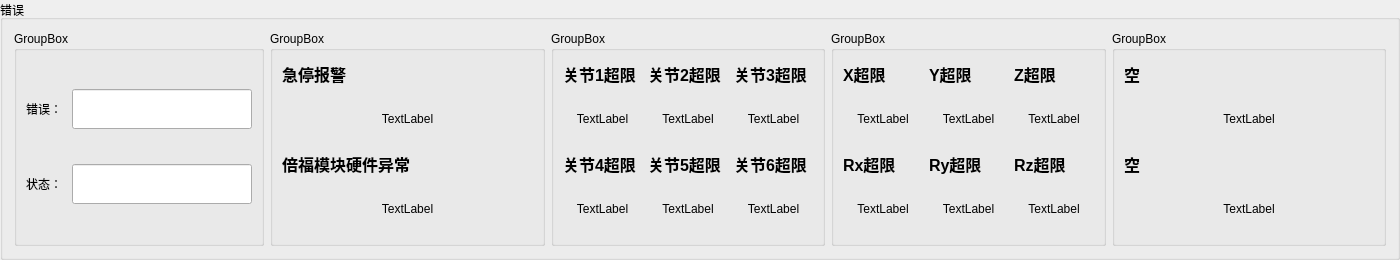
                <widget class="QGroupBox" name="groupBox_21">
                 <property name="minimumSize">
                  <size>
                   <width>1400</width>
                   <height>260</height>
                  </size>
                 </property>
                 <property name="title">
                  <string>错误</string>
                 </property>
                 <layout class="QGridLayout" name="gridLayout_25">
                  <item row="0" column="0">
                   <layout class="QHBoxLayout" name="horizontalLayout_2">
                    <item>
                     <widget class="QGroupBox" name="groupBox_29">
                      <property name="maximumSize">
                       <size>
                        <width>250</width>
                        <height>16777215</height>
                       </size>
                      </property>
                      <property name="title">
                       <string>GroupBox</string>
                      </property>
                      <layout class="QGridLayout" name="gridLayout_45">
                       <item row="0" column="0">
                        <widget class="QLabel" name="label_24">
                         <property name="minimumSize">
                          <size>
                           <width>0</width>
                           <height>0</height>
                          </size>
                         </property>
                         <property name="maximumSize">
                          <size>
                           <width>50</width>
                           <height>16777215</height>
                          </size>
                         </property>
                         <property name="text">
                          <string>错误：</string>
                         </property>
                        </widget>
                       </item>
                       <item row="0" column="1">
                        <widget class="QLineEdit" name="Total_Error">
                         <property name="minimumSize">
                          <size>
                           <width>0</width>
                           <height>40</height>
                          </size>
                         </property>
                         <property name="sizeIncrement">
                          <size>
                           <width>0</width>
                           <height>0</height>
                          </size>
                         </property>
                        </widget>
                       </item>
                       <item row="1" column="0">
                        <widget class="QLabel" name="label_23">
                         <property name="minimumSize">
                          <size>
                           <width>40</width>
                           <height>25</height>
                          </size>
                         </property>
                         <property name="maximumSize">
                          <size>
                           <width>50</width>
                           <height>16777215</height>
                          </size>
                         </property>
                         <property name="text">
                          <string>状态：</string>
                         </property>
                        </widget>
                       </item>
                       <item row="1" column="1">
                        <widget class="QLineEdit" name="Total_Status">
                         <property name="enabled">
                          <bool>true</bool>
                         </property>
                         <property name="minimumSize">
                          <size>
                           <width>0</width>
                           <height>40</height>
                          </size>
                         </property>
                        </widget>
                       </item>
                      </layout>
                     </widget>
                    </item>
                    <item>
                     <widget class="QGroupBox" name="groupBox_18">
                      <property name="title">
                       <string>GroupBox</string>
                      </property>
                      <layout class="QGridLayout" name="gridLayout_41">
                       <item row="0" column="0">
                        <layout class="QVBoxLayout" name="verticalLayout_17">
                         <item>
                          <widget class="QLabel" name="label_48">
                           <property name="font">
                            <font>
                             <family>Arial</family>
                             <pointsize>-1</pointsize>
                             <weight>75</weight>
                             <italic>false</italic>
                             <bold>true</bold>
                            </font>
                           </property>
                           <property name="styleSheet">
                            <string notr="true">QLabel { font: bold 16px; qproperty-alignment: 'AlignCenter'; }</string>
                           </property>
                           <property name="text">
                            <string>急停报警</string>
                           </property>
                          </widget>
                         </item>
                         <item>
                          <widget class="QLabel" name="label3_er_1">
                           <property name="minimumSize">
                            <size>
                             <width>50</width>
                             <height>50</height>
                            </size>
                           </property>
                           <property name="midLineWidth">
                            <number>0</number>
                           </property>
                           <property name="text">
                            <string>TextLabel</string>
                           </property>
                           <property name="alignment">
                            <set>Qt::AlignCenter</set>
                           </property>
                          </widget>
                         </item>
                        </layout>
                       </item>
                       <item row="1" column="0">
                        <layout class="QVBoxLayout" name="verticalLayout_18">
                         <item>
                          <widget class="QLabel" name="label_49">
                           <property name="font">
                            <font>
                             <family>Arial</family>
                             <pointsize>-1</pointsize>
                             <weight>75</weight>
                             <italic>false</italic>
                             <bold>true</bold>
                            </font>
                           </property>
                           <property name="styleSheet">
                            <string notr="true">QLabel { font: bold 16px; qproperty-alignment: 'AlignCenter'; }</string>
                           </property>
                           <property name="text">
                            <string>倍福模块硬件异常</string>
                           </property>
                          </widget>
                         </item>
                         <item>
                          <widget class="QLabel" name="label3_er_2">
                           <property name="minimumSize">
                            <size>
                             <width>50</width>
                             <height>50</height>
                            </size>
                           </property>
                           <property name="layoutDirection">
                            <enum>Qt::LeftToRight</enum>
                           </property>
                           <property name="text">
                            <string>TextLabel</string>
                           </property>
                           <property name="alignment">
                            <set>Qt::AlignCenter</set>
                           </property>
                          </widget>
                         </item>
                        </layout>
                       </item>
                      </layout>
                     </widget>
                    </item>
                    <item>
                     <widget class="QGroupBox" name="groupBox_22">
                      <property name="title">
                       <string>GroupBox</string>
                      </property>
                      <layout class="QGridLayout" name="gridLayout_42">
                       <item row="0" column="0">
                        <layout class="QVBoxLayout" name="verticalLayout_11">
                         <item>
                          <widget class="QLabel" name="label_51">
                           <property name="font">
                            <font>
                             <family>Arial</family>
                             <pointsize>-1</pointsize>
                             <weight>75</weight>
                             <italic>false</italic>
                             <bold>true</bold>
                            </font>
                           </property>
                           <property name="styleSheet">
                            <string notr="true">QLabel { font: bold 16px; qproperty-alignment: 'AlignCenter'; }</string>
                           </property>
                           <property name="text">
                            <string>关节1超限</string>
                           </property>
                          </widget>
                         </item>
                         <item>
                          <widget class="QLabel" name="label3_er_3">
                           <property name="minimumSize">
                            <size>
                             <width>50</width>
                             <height>50</height>
                            </size>
                           </property>
                           <property name="text">
                            <string>TextLabel</string>
                           </property>
                           <property name="alignment">
                            <set>Qt::AlignCenter</set>
                           </property>
                          </widget>
                         </item>
                        </layout>
                       </item>
                       <item row="0" column="1">
                        <layout class="QVBoxLayout" name="verticalLayout_12">
                         <item>
                          <widget class="QLabel" name="label_50">
                           <property name="font">
                            <font>
                             <family>Arial</family>
                             <pointsize>-1</pointsize>
                             <weight>75</weight>
                             <italic>false</italic>
                             <bold>true</bold>
                            </font>
                           </property>
                           <property name="styleSheet">
                            <string notr="true">QLabel { font: bold 16px; qproperty-alignment: 'AlignCenter'; }</string>
                           </property>
                           <property name="text">
                            <string>关节2超限</string>
                           </property>
                          </widget>
                         </item>
                         <item>
                          <widget class="QLabel" name="label3_er_4">
                           <property name="minimumSize">
                            <size>
                             <width>50</width>
                             <height>50</height>
                            </size>
                           </property>
                           <property name="text">
                            <string>TextLabel</string>
                           </property>
                           <property name="alignment">
                            <set>Qt::AlignCenter</set>
                           </property>
                          </widget>
                         </item>
                        </layout>
                       </item>
                       <item row="0" column="2">
                        <layout class="QVBoxLayout" name="verticalLayout_13">
                         <item>
                          <widget class="QLabel" name="label_52">
                           <property name="font">
                            <font>
                             <family>Arial</family>
                             <pointsize>-1</pointsize>
                             <weight>75</weight>
                             <italic>false</italic>
                             <bold>true</bold>
                            </font>
                           </property>
                           <property name="styleSheet">
                            <string notr="true">QLabel { font: bold 16px; qproperty-alignment: 'AlignCenter'; }</string>
                           </property>
                           <property name="text">
                            <string>关节3超限</string>
                           </property>
                          </widget>
                         </item>
                         <item>
                          <widget class="QLabel" name="label3_er_5">
                           <property name="minimumSize">
                            <size>
                             <width>50</width>
                             <height>50</height>
                            </size>
                           </property>
                           <property name="text">
                            <string>TextLabel</string>
                           </property>
                           <property name="alignment">
                            <set>Qt::AlignCenter</set>
                           </property>
                          </widget>
                         </item>
                        </layout>
                       </item>
                       <item row="1" column="0">
                        <layout class="QVBoxLayout" name="verticalLayout_14">
                         <item>
                          <widget class="QLabel" name="label_53">
                           <property name="font">
                            <font>
                             <family>Arial</family>
                             <pointsize>-1</pointsize>
                             <weight>75</weight>
                             <italic>false</italic>
                             <bold>true</bold>
                            </font>
                           </property>
                           <property name="styleSheet">
                            <string notr="true">QLabel { font: bold 16px; qproperty-alignment: 'AlignCenter'; }</string>
                           </property>
                           <property name="text">
                            <string>关节4超限</string>
                           </property>
                          </widget>
                         </item>
                         <item>
                          <widget class="QLabel" name="label3_er_6">
                           <property name="minimumSize">
                            <size>
                             <width>50</width>
                             <height>50</height>
                            </size>
                           </property>
                           <property name="text">
                            <string>TextLabel</string>
                           </property>
                           <property name="alignment">
                            <set>Qt::AlignCenter</set>
                           </property>
                          </widget>
                         </item>
                        </layout>
                       </item>
                       <item row="1" column="1">
                        <layout class="QVBoxLayout" name="verticalLayout_15">
                         <item>
                          <widget class="QLabel" name="label_54">
                           <property name="font">
                            <font>
                             <family>Arial</family>
                             <pointsize>-1</pointsize>
                             <weight>75</weight>
                             <italic>false</italic>
                             <bold>true</bold>
                            </font>
                           </property>
                           <property name="styleSheet">
                            <string notr="true">QLabel { font: bold 16px; qproperty-alignment: 'AlignCenter'; }</string>
                           </property>
                           <property name="text">
                            <string>关节5超限</string>
                           </property>
                          </widget>
                         </item>
                         <item>
                          <widget class="QLabel" name="label3_er_7">
                           <property name="minimumSize">
                            <size>
                             <width>50</width>
                             <height>50</height>
                            </size>
                           </property>
                           <property name="text">
                            <string>TextLabel</string>
                           </property>
                           <property name="alignment">
                            <set>Qt::AlignCenter</set>
                           </property>
                          </widget>
                         </item>
                        </layout>
                       </item>
                       <item row="1" column="2">
                        <layout class="QVBoxLayout" name="verticalLayout_16">
                         <item>
                          <widget class="QLabel" name="label_55">
                           <property name="font">
                            <font>
                             <family>Arial</family>
                             <pointsize>-1</pointsize>
                             <weight>75</weight>
                             <italic>false</italic>
                             <bold>true</bold>
                            </font>
                           </property>
                           <property name="styleSheet">
                            <string notr="true">QLabel { font: bold 16px; qproperty-alignment: 'AlignCenter'; }</string>
                           </property>
                           <property name="text">
                            <string>关节6超限</string>
                           </property>
                          </widget>
                         </item>
                         <item>
                          <widget class="QLabel" name="label3_er_8">
                           <property name="minimumSize">
                            <size>
                             <width>50</width>
                             <height>50</height>
                            </size>
                           </property>
                           <property name="text">
                            <string>TextLabel</string>
                           </property>
                           <property name="alignment">
                            <set>Qt::AlignCenter</set>
                           </property>
                          </widget>
                         </item>
                        </layout>
                       </item>
                      </layout>
                     </widget>
                    </item>
                    <item>
                     <widget class="QGroupBox" name="groupBox_26">
                      <property name="title">
                       <string>GroupBox</string>
                      </property>
                      <layout class="QGridLayout" name="gridLayout_43">
                       <item row="0" column="0">
                        <layout class="QVBoxLayout" name="verticalLayout_5">
                         <item>
                          <widget class="QLabel" name="label_63">
                           <property name="font">
                            <font>
                             <family>Arial</family>
                             <pointsize>-1</pointsize>
                             <weight>75</weight>
                             <italic>false</italic>
                             <bold>true</bold>
                            </font>
                           </property>
                           <property name="styleSheet">
                            <string notr="true">QLabel { font: bold 16px; qproperty-alignment: 'AlignCenter'; }</string>
                           </property>
                           <property name="text">
                            <string>X超限</string>
                           </property>
                          </widget>
                         </item>
                         <item>
                          <widget class="QLabel" name="label3_er_17">
                           <property name="minimumSize">
                            <size>
                             <width>50</width>
                             <height>50</height>
                            </size>
                           </property>
                           <property name="text">
                            <string>TextLabel</string>
                           </property>
                           <property name="alignment">
                            <set>Qt::AlignCenter</set>
                           </property>
                          </widget>
                         </item>
                        </layout>
                       </item>
                       <item row="0" column="1">
                        <layout class="QVBoxLayout" name="verticalLayout_6">
                         <item>
                          <widget class="QLabel" name="label_62">
                           <property name="font">
                            <font>
                             <family>Arial</family>
                             <pointsize>-1</pointsize>
                             <weight>75</weight>
                             <italic>false</italic>
                             <bold>true</bold>
                            </font>
                           </property>
                           <property name="styleSheet">
                            <string notr="true">QLabel { font: bold 16px; qproperty-alignment: 'AlignCenter'; }</string>
                           </property>
                           <property name="text">
                            <string>Y超限</string>
                           </property>
                          </widget>
                         </item>
                         <item>
                          <widget class="QLabel" name="label3_er_18">
                           <property name="minimumSize">
                            <size>
                             <width>50</width>
                             <height>50</height>
                            </size>
                           </property>
                           <property name="text">
                            <string>TextLabel</string>
                           </property>
                           <property name="alignment">
                            <set>Qt::AlignCenter</set>
                           </property>
                          </widget>
                         </item>
                        </layout>
                       </item>
                       <item row="0" column="2">
                        <layout class="QVBoxLayout" name="verticalLayout_7">
                         <item>
                          <widget class="QLabel" name="label_61">
                           <property name="font">
                            <font>
                             <family>Arial</family>
                             <pointsize>-1</pointsize>
                             <weight>75</weight>
                             <italic>false</italic>
                             <bold>true</bold>
                            </font>
                           </property>
                           <property name="styleSheet">
                            <string notr="true">QLabel { font: bold 16px; qproperty-alignment: 'AlignCenter'; }</string>
                           </property>
                           <property name="text">
                            <string>Z超限</string>
                           </property>
                          </widget>
                         </item>
                         <item>
                          <widget class="QLabel" name="label3_er_19">
                           <property name="minimumSize">
                            <size>
                             <width>50</width>
                             <height>50</height>
                            </size>
                           </property>
                           <property name="text">
                            <string>TextLabel</string>
                           </property>
                           <property name="alignment">
                            <set>Qt::AlignCenter</set>
                           </property>
                          </widget>
                         </item>
                        </layout>
                       </item>
                       <item row="1" column="0">
                        <layout class="QVBoxLayout" name="verticalLayout_8">
                         <item>
                          <widget class="QLabel" name="label_60">
                           <property name="font">
                            <font>
                             <family>Arial</family>
                             <pointsize>-1</pointsize>
                             <weight>75</weight>
                             <italic>false</italic>
                             <bold>true</bold>
                            </font>
                           </property>
                           <property name="styleSheet">
                            <string notr="true">QLabel { font: bold 16px; qproperty-alignment: 'AlignCenter'; }</string>
                           </property>
                           <property name="text">
                            <string>Rx超限</string>
                           </property>
                          </widget>
                         </item>
                         <item>
                          <widget class="QLabel" name="label3_er_20">
                           <property name="minimumSize">
                            <size>
                             <width>50</width>
                             <height>50</height>
                            </size>
                           </property>
                           <property name="text">
                            <string>TextLabel</string>
                           </property>
                           <property name="alignment">
                            <set>Qt::AlignCenter</set>
                           </property>
                          </widget>
                         </item>
                        </layout>
                       </item>
                       <item row="1" column="1">
                        <layout class="QVBoxLayout" name="verticalLayout_9">
                         <item>
                          <widget class="QLabel" name="label_59">
                           <property name="font">
                            <font>
                             <family>Arial</family>
                             <pointsize>-1</pointsize>
                             <weight>75</weight>
                             <italic>false</italic>
                             <bold>true</bold>
                            </font>
                           </property>
                           <property name="styleSheet">
                            <string notr="true">QLabel { font: bold 16px; qproperty-alignment: 'AlignCenter'; }</string>
                           </property>
                           <property name="text">
                            <string>Ry超限</string>
                           </property>
                          </widget>
                         </item>
                         <item>
                          <widget class="QLabel" name="label3_er_21">
                           <property name="minimumSize">
                            <size>
                             <width>50</width>
                             <height>50</height>
                            </size>
                           </property>
                           <property name="text">
                            <string>TextLabel</string>
                           </property>
                           <property name="alignment">
                            <set>Qt::AlignCenter</set>
                           </property>
                          </widget>
                         </item>
                        </layout>
                       </item>
                       <item row="1" column="2">
                        <layout class="QVBoxLayout" name="verticalLayout_10">
                         <item>
                          <widget class="QLabel" name="label_58">
                           <property name="font">
                            <font>
                             <family>Arial</family>
                             <pointsize>-1</pointsize>
                             <weight>75</weight>
                             <italic>false</italic>
                             <bold>true</bold>
                            </font>
                           </property>
                           <property name="styleSheet">
                            <string notr="true">QLabel { font: bold 16px; qproperty-alignment: 'AlignCenter'; }</string>
                           </property>
                           <property name="text">
                            <string>Rz超限</string>
                           </property>
                          </widget>
                         </item>
                         <item>
                          <widget class="QLabel" name="label3_er_22">
                           <property name="minimumSize">
                            <size>
                             <width>50</width>
                             <height>50</height>
                            </size>
                           </property>
                           <property name="text">
                            <string>TextLabel</string>
                           </property>
                           <property name="alignment">
                            <set>Qt::AlignCenter</set>
                           </property>
                          </widget>
                         </item>
                        </layout>
                       </item>
                      </layout>
                     </widget>
                    </item>
                    <item>
                     <widget class="QGroupBox" name="groupBox_27">
                      <property name="title">
                       <string>GroupBox</string>
                      </property>
                      <layout class="QVBoxLayout" name="verticalLayout_21">
                       <item>
                        <layout class="QVBoxLayout" name="verticalLayout_19">
                         <item>
                          <widget class="QLabel" name="label_57">
                           <property name="font">
                            <font>
                             <family>Arial</family>
                             <pointsize>-1</pointsize>
                             <weight>75</weight>
                             <italic>false</italic>
                             <bold>true</bold>
                            </font>
                           </property>
                           <property name="styleSheet">
                            <string notr="true">QLabel { font: bold 16px; qproperty-alignment: 'AlignCenter'; }</string>
                           </property>
                           <property name="text">
                            <string>空</string>
                           </property>
                          </widget>
                         </item>
                         <item>
                          <widget class="QLabel" name="label3_er_23">
                           <property name="minimumSize">
                            <size>
                             <width>50</width>
                             <height>50</height>
                            </size>
                           </property>
                           <property name="text">
                            <string>TextLabel</string>
                           </property>
                           <property name="alignment">
                            <set>Qt::AlignCenter</set>
                           </property>
                          </widget>
                         </item>
                        </layout>
                       </item>
                       <item>
                        <layout class="QVBoxLayout" name="verticalLayout_20">
                         <item>
                          <widget class="QLabel" name="label_56">
                           <property name="font">
                            <font>
                             <family>Arial</family>
                             <pointsize>-1</pointsize>
                             <weight>75</weight>
                             <italic>false</italic>
                             <bold>true</bold>
                            </font>
                           </property>
                           <property name="styleSheet">
                            <string notr="true">QLabel { font: bold 16px; qproperty-alignment: 'AlignCenter'; }</string>
                           </property>
                           <property name="text">
                            <string>空</string>
                           </property>
                          </widget>
                         </item>
                         <item>
                          <widget class="QLabel" name="label3_er_24">
                           <property name="minimumSize">
                            <size>
                             <width>50</width>
                             <height>50</height>
                            </size>
                           </property>
                           <property name="text">
                            <string>TextLabel</string>
                           </property>
                           <property name="alignment">
                            <set>Qt::AlignCenter</set>
                           </property>
                          </widget>
                         </item>
                        </layout>
                       </item>
                      </layout>
                     </widget>
                    </item>
                   </layout>
                  </item>
                 </layout>
                </widget>
